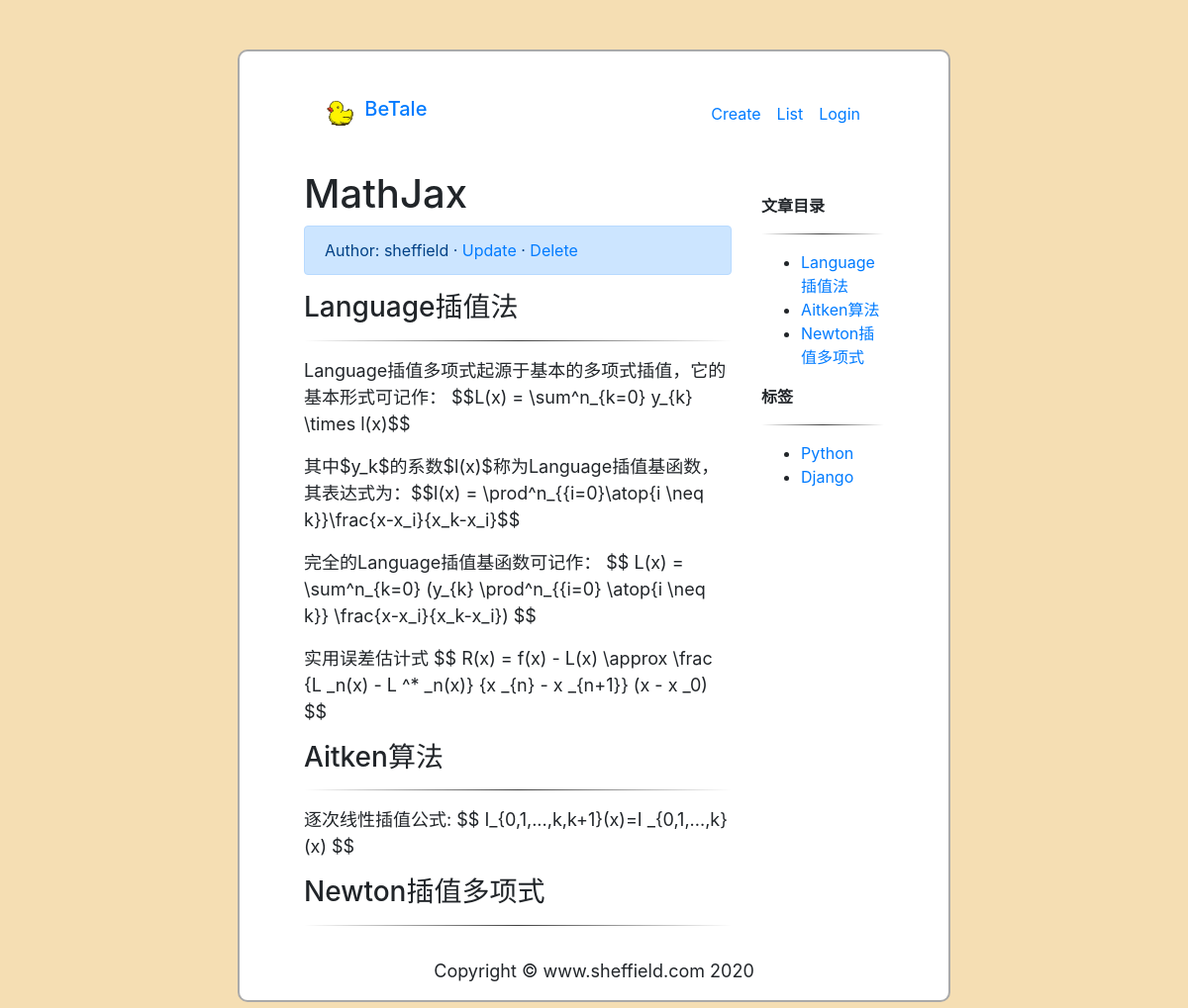
The app's page /article/detail/2/ with its own data.
### article/models.py (models this page shows, shortened)
class Post(models.Model):
    author = models.ForeignKey(User, verbose_name='作者', on_delete=models.CASCADE)
    title = models.CharField('标题', max_length=100)
    body = models.TextField('正文')
    excerpt = models.CharField('摘要', max_length=200, blank=True)
    created = models.DateTimeField('创建时间', default=timezone.now)
    updated = models.DateTimeField('修改时间', auto_now=True)
    category = models.ForeignKey(Category, verbose_name='分类', on_delete=models.CASCADE)
    tags = models.ManyToManyField(Tag, verbose_name='标签', blank=True)
    class Meta:
        ordering = ('-created',)
        verbose_name = '文章'
        verbose_name_plural = verbose_name

class Tag(models.Model):
    class Meta:
        verbose_name = '标签'
        verbose_name_plural = verbose_name
    name = models.CharField(max_length=100)

### article/views.py (the view)
# urls.py: path('detail/<int:pk>/', views.detail, name='detail'),
def detail(request, pk):
    article = Post.objects.get(pk=pk)
    md = markdown.Markdown(extensions=[
        'markdown.extensions.extra',
        'markdown.extensions.codehilite',
        'markdown.extensions.toc',
        ])
    article.body = md.convert(article.body)
    m = re.search(r'<div class="toc">\s*<ul>(.*)</ul>\s*</div>', md.toc, re.S)
    article.toc = m.group(1) if m is not None else ''
    context = { 'article': article}
    return render(request, 'article/detail.html', context)

### article/templatetags/article_extras.py (called while the page is built)
@register.inclusion_tag('article/inclusions/_tags.html', takes_context=True)
def show_tags(context):
    return {
        'tag_list': Tag.objects.all(),
    }

### templates/article/detail.html (shortened to what this page needs)
{% extends "base.html" %}
{% load static %}
{% load article_extras %}
{% block content %}
<div class="container">
    <div class="row">
        <div class='col-9'>
            <h1 class="mt-4 mb-2">{{ article.title }}</h1>
            <div class="alert alert-primary">
                Author: {{ article.author }}
                · <a href="{% url 'article:update' article.id %}" style="text-decoration: none;">Update</a>
                · <a href="#" onclick="confirm_delete()" style="text-decoration: none;">Delete</a>
            </div>
            <div>
                <p>{{ article.body|safe }}</p>
            </div>
        </div>
        <div class="col-3 mt-5">
            {% if article.toc %}
            <div class="widget widget-content">
                <b class="widget-title">文章目录</b>
                <hr>
                <div class="toc">
                    <ul>
                        {{ article.toc|safe }}
                    </ul>
                </div>
            </div>
            {% endif %}
            {% show_tags %}
        </div>
    </div>
</div>
{% endblock content %}

### templates/article/inclusions/_tags.html
<div class="widget widget-tag-cloud">
    <b class="widget-title">标签</b>
    <hr>
    <ul>
        {% for tag in tag_list %}
        <li>
            <a href="{% url 'article:tag' tag.pk %}" style="text-decoration: none;">
                {{ tag.name }}
            </a>
        </li>
        {% empty %}
        暂无标签！
        {% endfor %}
    </ul>
</div>

### static/custom/base.css (style rules this page uses)
body { background-color: wheat; }
p { font-size: large; line-height: 150%; }
hr { border: 0; height: 1px; background-image: linear-gradient(to right, rgba(0, 0, 0, 0), rgba(0, 0, 0, 0.75), rgba(0, 0, 0, 0)); }

### records on screen
Post: title "MathJax", author "sheffield", body "Language插值法 Language插值多项式起源于基本的多项式插值，它的基本形式可记作： $$L(x) = \\sum^n_{k=0} y_{k} \\times l(x)$$ 其中$y_k$的系数$l(x)$称为Language插值基函数，其表达式为：$$l(x) = \\prod^n_{{i=0}\\atop{i \\neq k}}\\frac{x-x_i}{x_k-x_i}$$ 完全的Language插值基函数可记作： $$ L(x) = \\sum^n_{k=0} (y_{k} \\prod^n_{{i=0} \\atop{i \\neq k}} \\frac{x-x_i}{x_k-x_i}) $$ 实用误差估计式 $$ R(x) = f(x) - L(x) \\approx \\frac {L _n(x) - L ^* _n(x)} {x _{n} - x _{n+1}} (x - x _0) $$ Aitken算法 逐次线性插值公式: $$ I_{0,1,...,k,k+1}(x)=I _{0,1,...,k}(x) $$ Newton插值多项式", toc "Language插值法 Aitken算法 Newton插值多项式"
Tag: name "Python"
Tag: name "Django"
